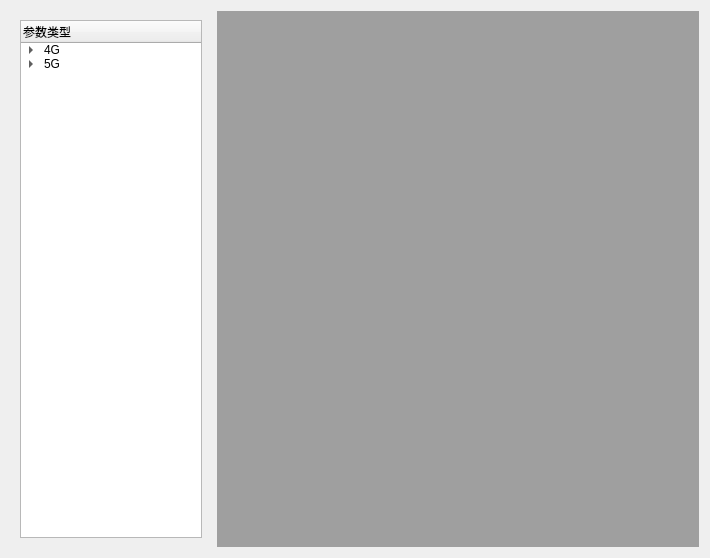
<?xml version="1.0" encoding="UTF-8"?>
<ui version="4.0">
 <class>zhongxing</class>
 <widget class="QWidget" name="zhongxing">
  <property name="geometry">
   <rect>
    <x>0</x>
    <y>0</y>
    <width>710</width>
    <height>558</height>
   </rect>
  </property>
  <property name="sizePolicy">
   <sizepolicy hsizetype="Expanding" vsizetype="Preferred">
    <horstretch>0</horstretch>
    <verstretch>0</verstretch>
   </sizepolicy>
  </property>
  <property name="windowTitle">
   <string>ZX</string>
  </property>
  <property name="layoutDirection">
   <enum>Qt::LeftToRight</enum>
  </property>
  <layout class="QHBoxLayout" name="horizontalLayout">
   <item>
    <widget class="QWidget" name="widget_display" native="true">
     <property name="sizePolicy">
      <sizepolicy hsizetype="Fixed" vsizetype="Preferred">
       <horstretch>0</horstretch>
       <verstretch>0</verstretch>
      </sizepolicy>
     </property>
     <property name="maximumSize">
      <size>
       <width>200</width>
       <height>16777215</height>
      </size>
     </property>
     <layout class="QHBoxLayout" name="horizontalLayout_2">
      <item>
       <widget class="QTreeWidget" name="treeWidget">
        <property name="enabled">
         <bool>true</bool>
        </property>
        <property name="sizePolicy">
         <sizepolicy hsizetype="Expanding" vsizetype="Expanding">
          <horstretch>0</horstretch>
          <verstretch>0</verstretch>
         </sizepolicy>
        </property>
        <property name="maximumSize">
         <size>
          <width>200</width>
          <height>16777215</height>
         </size>
        </property>
        <property name="layoutDirection">
         <enum>Qt::LeftToRight</enum>
        </property>
        <column>
         <property name="text">
          <string>参数类型</string>
         </property>
        </column>
        <item>
         <property name="text">
          <string>4G</string>
         </property>
         <item>
          <property name="text">
           <string>LTE规划类参数</string>
          </property>
         </item>
         <item>
          <property name="text">
           <string>LTE关键参数</string>
          </property>
         </item>
         <item>
          <property name="text">
           <string>LTEPCI混淆</string>
          </property>
         </item>
         <item>
          <property name="text">
           <string>LTE功率和工控</string>
          </property>
         </item>
         <item>
          <property name="text">
           <string>LTE切换重选</string>
          </property>
         </item>
         <item>
          <property name="text">
           <string>LTE异频频点</string>
          </property>
         </item>
         <item>
          <property name="text">
           <string>LTE外部小区</string>
          </property>
         </item>
         <item>
          <property name="text">
           <string>LTE邻接关系</string>
          </property>
         </item>
         <item>
          <property name="text">
           <string>LTE邻区一致性</string>
          </property>
         </item>
         <item>
          <property name="text">
           <string>LTEX2</string>
          </property>
         </item>
         <item>
          <property name="text">
           <string>LTE锚点关键参数</string>
          </property>
         </item>
         <item>
          <property name="text">
           <string>LTE锚点优选</string>
          </property>
         </item>
        </item>
        <item>
         <property name="text">
          <string>5G</string>
         </property>
         <item>
          <property name="text">
           <string>规划类参数</string>
          </property>
         </item>
         <item>
          <property name="text">
           <string>PCI混淆</string>
          </property>
         </item>
         <item>
          <property name="text">
           <string>关键参数</string>
          </property>
         </item>
         <item>
          <property name="text">
           <string>邻区一致性</string>
          </property>
         </item>
         <item>
          <property name="text">
           <string>XN</string>
          </property>
         </item>
        </item>
       </widget>
      </item>
     </layout>
    </widget>
   </item>
   <item>
    <widget class="QMdiArea" name="mdiArea"/>
   </item>
  </layout>
 </widget>
 <resources/>
 <connections/>
 <slots>
  <slot>button_click()</slot>
 </slots>
</ui>
